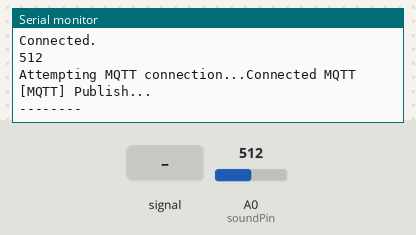
The sketch below on a simulated ESP8266 (NodeMCU). On the bench: the last lines printed to the serial monitor. Inputs (shaded band) come from the test bench; at power-on: A0 (soundPin) = 512. WiFi joins after 1.5 s; servers stay silent unless stated; random numbers use the default seed unless the sketch sets one; no MQTT or app messages arrive unless stated.

Above: at 2.7 s.
2.8 s: A0 (soundPin) fed a 200 Hz sine of ±81 counts around its level
4.3 s: A0 (soundPin) set to 716
At 5.3 s:
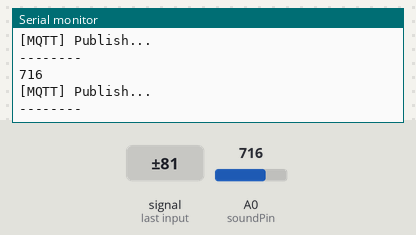
5.8 s: A0 (soundPin) fed a 1000 Hz sine of ±255 counts around its level
7.3 s: A0 (soundPin) set to 900
At 8.4 s:
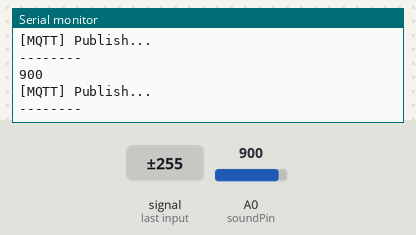
Timing chart, 0 to 9.8 s (numbered marks = the images above; inputs shaded):
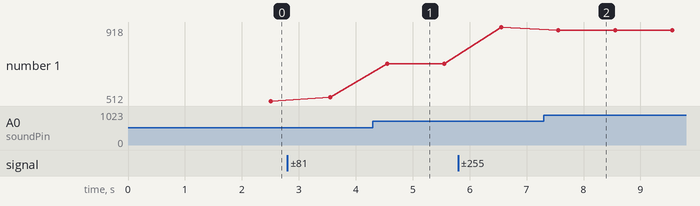

The sketch:

LimpeRuidos.ino
```cpp
#include <ESP8266WiFi.h>
#include <DNSServer.h>
#include <PubSubClient.h>
#include <ArduinoJson.h>
#include <ESP8266WebServer.h>
#include <WiFiManager.h>

#define HOST "soldier.cloudmqtt.com"
#define PORT 16925
#define HOSTUSER "inkphijn"
#define HOSTPASSWORD "F1QexKFsttXE"
#define PUBLISH_TOPIC "fiap/threerocks/sensor/flow"
#define TIMEOUT 5000 //milliseconds - conection timeout
#define REFRESH 1000 //milliseconds - refresh rate for the led and sensors data
#define ID 1 //ID SENSOR

//CONFIGS
WiFiServer server(80);
WiFiClient espClient;
PubSubClient mqtt(espClient);

int soundPin = A0;
int sensorValue = 0;

void setup() {
  Serial.begin(115200);
  WiFiManager wifiManager;
  wifiManager.resetSettings();
  wifiManager.autoConnect("AutoConnectAP");
  wifiManager.setMinimumSignalQuality(4);
  Serial.println("Connected.");
  mqtt.setServer(HOST, PORT);
  mqtt.setCallback(callback);
  server.begin();

}

void loop() {
  delay (1000);
  sensorValue = analogRead (soundPin);
  Serial.println (sensorValue);
  enviarMqttResponse(sensorValue);
  Serial.println ("--------");
  //int frequency = map(sensorValue, 0, 1023, 10, 1000);   // Convert analog value to frequency.
  //Serial.println (frequency);
}

void enviarMqttResponse(int value){
   if (WiFi.status() == WL_CONNECTED) {
        reconn();
          //Checa mensagens - deve ser chamado de forma recorrente
          mqtt.loop();
          char texto[200];
          StaticJsonBuffer<200> jsonBuffer;
          JsonObject& json = jsonBuffer.createObject();
          json["sensorId"] = ID;
          if (!isnan(value)) {
            json["analogValue"] = value;
          }
          //Criando a string a ser enviada via MQTT publish
          char buffer[256];
          json.printTo(buffer, sizeof(buffer));
          Serial.print("[MQTT] Publish...\n");
          mqtt.publish(PUBLISH_TOPIC, buffer);;
      }else {
        Serial.println("Não conectado ao AP");
        delay(REFRESH);
      }
}

//Função de callback que deve ser executada quando chega uma mensagem
void callback(char* topic, byte* payload, unsigned int length) {
  Serial.print(String("Message arrived [") + topic + "] ");
  payload[length] = '\0'; //com sorte há espaço para mais um caractere...
  StaticJsonBuffer<200> jsonBuffer;
  JsonObject& json = jsonBuffer.parseObject(payload);
  //PENSAR EM LÓGICA AQUI
  if (json.success() && json.containsKey("value")) {

  }
  delay(10);
}

//Função que verifica a conexão do cliente MQTT
void reconnect() {
  // Loop until we're reconnected
  while (!mqtt.connected()) {
    Serial.print("Attempting MQTT connection...");
    // Create a random client ID
    String clientId = "ESP8266Client-";
    clientId += String(random(0xffff), HEX);
    // Attempt to connect
    if (mqtt.connect(clientId.c_str())) {
      Serial.println("MQTT client connected");
      // Once connected, resubscribe to LED topic
      // mqtt.subscribe(LED_TOPIC);
    } else {
      Serial.print("failed, rc=");
      Serial.print(mqtt.state());
      Serial.println(String(" try again in ") + TIMEOUT + " milliseconds");
      // Wait TIMEOUT seconds before retrying
      delay(TIMEOUT);
    }
  }
}

void reconn(){
  if(!mqtt.connected()){
    Serial.print("Attempting MQTT connection...");
    if(mqtt.connect("ESP8266Client", HOSTUSER, HOSTPASSWORD)){
      Serial.println("Connected MQTT");
    }else {
      Serial.print("Failed, rc=");
      Serial.print(mqtt.state());
    }
  }

}
```

Measured:
- after the input at 4.3 s, the serial monitor: prints a new line after 0.26 s (image 1)
- after the input at 7.3 s, the serial monitor: prints a new line after 0.26 s (image 2)
- plotted number 1: 512 → 533 after the input at 2.8 s, 533 → 716 after the input at 4.3 s, 716 → 918 after the input at 5.8 s, 918 → 900 after the input at 7.3 s
